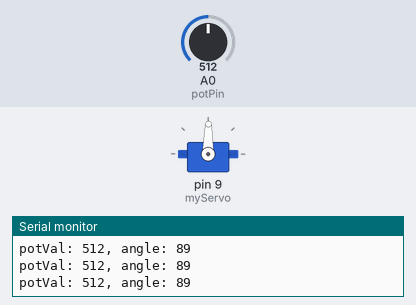
A sketch run on a simulated Arduino Uno, built with avr-gcc and run on an emulated ATmega328P. Parts: servo, the last lines printed to the serial monitor. The inputs (shaded band) are chosen by the test bench; at power-on: A0 (potPin) = 512.

Above: at 1.2 s.
1.3 s: A0 (potPin) set to 563
At 1.9 s:
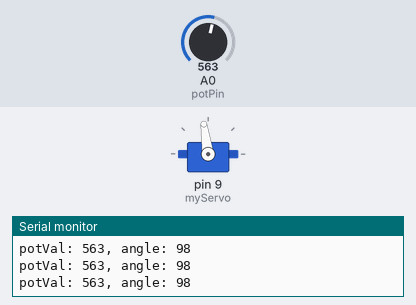
4.3 s: A0 (potPin) set to 590
At 5.2 s:
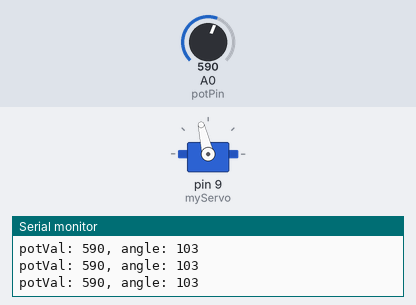
5.8 s: A0 (potPin) set to 306
At 6.6 s:
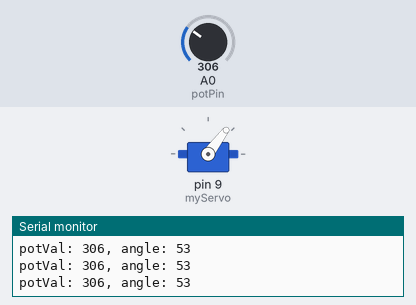
7.3 s: A0 (potPin) set to 716
At 7.7 s:
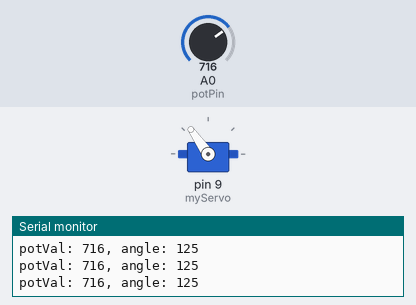
8.8 s: A0 (potPin) set to 0
At 9.2 s:
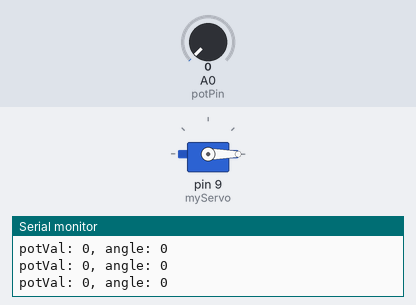
10.3 s: A0 (potPin) set to 8
At 10.6 s:
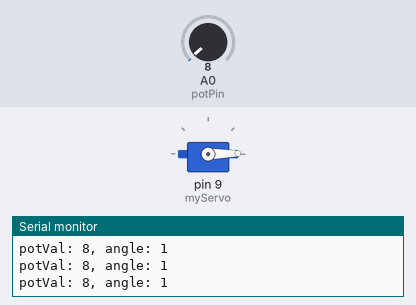
13.3 s: A0 (potPin) set to 11
Timing chart, 0 to 16.3 s (numbered marks = the images above; inputs shaded):
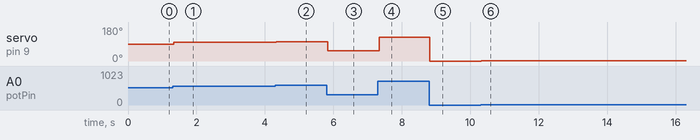

Measured:
- after the input at 1.3 s, servo on pin 9 (myServo): 89° → 98° at once
- after the input at 4.3 s, servo on pin 9 (myServo): 98° → 103° at once
- after the input at 5.8 s, servo on pin 9 (myServo): 103° → 53° at once
- after the input at 7.3 s, servo on pin 9 (myServo): 53° → 125° at once
- after the input at 8.8 s, servo on pin 9 (myServo): 125° → 0° at once
- after the input at 10.3 s, servo on pin 9 (myServo): 0° → 1° at once

The sketch:

5.Servo_Motor.ino
```cpp
#include <Servo.h>
Servo myServo;

const int potPin = A0; // Connect the potentiometer to Analog Pin 0
int potVal;
int angle;
void setup() {
  myServo.attach(9); // Connect the servo motor to Digital Pin 9
  Serial.begin(9600);
}

void loop() {
  potVal = analogRead(potPin); // Take input from the potentiometer
  Serial.print("potVal: ");
  Serial.print(potVal);

  angle = map(potVal, 0, 1023, 0, 179); // use map function to map [0, 1023] to [0, 179] range
  Serial.print(", angle: ");
  Serial.println(angle);

  myServo.write(angle); // Move servo meter based on the angle input
  delay(15);
}
```
